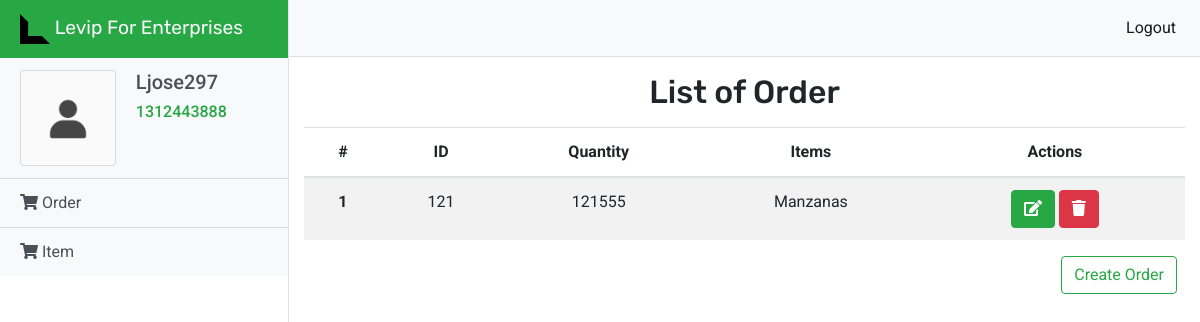
The app's page /levip/dashboard/pedido/ (signed in) with its own data.
### Levip/models.py (models this page shows)
class Cliente(models.Model):
    CLIE_CEDULA = models.CharField(max_length = 10, primary_key=True, default=None)
    CLIE_USERNAME = models.CharField(max_length= 50, default=None)
    CLIE_NOMBRE = models.CharField(max_length=50, default=None)
    CLIE_APELLIDO = models.CharField(max_length=50, default=None)
    CLIE_EMAIL = models.CharField(max_length=50, default=None)
    CLIE_PASSWORD = models.TextField(default=None)

class Pedido(models.Model):
    PED_ID = models.CharField(max_length = 5, primary_key=True)
    PED_CANTIDAD = models.IntegerField()
    CLIE_CEDULA = models.ForeignKey(Cliente, on_delete=models.CASCADE)
    IT_ID = models.ForeignKey(Item,on_delete=models.CASCADE,  default=None)

class Item(models.Model):
    IT_ID = models.CharField(max_length = 5, primary_key=True)
    IT_NOMBRE =  models.CharField(max_length=50, default=None)
    IT_DESCRIPCION =  models.TextField(default=None)
    IT_PRECIO = models.DecimalField(max_digits=10, decimal_places=2, default=None)

### Levip/views.py (the view)
def pedidoPage(request):
    try:
        request.session['user']
        print(Pedido.objects.filter(CLIE_CEDULA__CLIE_CEDULA = request.session['user']))
        return render(request, 'order.html', {'user': Cliente.objects.get(pk=request.session['user']), 'orders': Pedido.objects.filter(CLIE_CEDULA__CLIE_CEDULA = request.session['user']), 'items': Item.objects.all()})
    except:
        return redirect('/levip/signin')

### Levip/templates/order.html (shortened to what this page needs)
{% extends 'index.html' %}
{% block content %}
{% load static %}
{% load fontawesome_5 %}
{% fontawesome_5_static %}
<div class="d-flex" id="wrapper">
    <div class=" border-right" id="sidebar-wrapper">
      <div class=" marca sidebar-heading text-light bg-success">
          <img src="{% static "img/levip_icon.svg" %}" width="30" height="30" class="d-inline-block align-top" alt="" loading="lazy">
         Levip For Enterprises</div>
      <div class="list-group list-group-flush">
        <div class="list-group-item list-group-item-action bg-light">
            <div class="row justify-content-md-center">
                <div class="col-md-5">
                    <div class="card" style="width: 6rem; height: 6rem; background: #fafafa;">
                        <div class="card-body">
                            <img src="{% static "/img/user.png" %}" width="100"  class="card-img-top" alt="User">
                        </div>
                      </div>
                </div>
                <div class="col-md-7">
                    <h5 class="text-capitalize">{{user.CLIE_USERNAME}} </h5>
                      <h6 class="text-capitalize text-success">{{user.CLIE_CEDULA}}</h6>
                </div>
            </div>
        </div>
        <a href="/levip/dashboard/pedido" class="list-group-item list-group-item-action bg-light"><i class="fas fa-shopping-cart"></i> Order</a>
        <a href="/levip/dashboard/item" class="list-group-item list-group-item-action bg-light"><i class="fas fa-shopping-cart"></i> Item</a>
      </div>
    </div>
    <div id="page-content-wrapper">
      <nav class="navbar navbar-expand-lg navbar-light bg-light border-bottom">
        <div class="collapse navbar-collapse" id="navbarSupportedContent">
          <ul class="navbar-nav ml-auto mt-2 mt-lg-0">
            <li class="nav-item active">
              <a class="nav-link" href="/levip/logout">Logout <span class="sr-only">(current)</span></a>
            </li>
          </ul>
        </div>
      </nav>
      <div class="container-fluid">
        <div class="row justify-content-md-center">
           {% if orders %}
          <div class="col-md text-center">
          <h2 class="marca m-3">List of Order</h2>
            <table class="table table-striped">
              <thead>
                <tr>
                  <th scope="col">#</th>
                  <th scope="col">ID</th>
                  <th scope="col">Quantity</th>
                  <th scope="col">Items</th>
                  <th scope="col">Actions</th>
                </tr>
              </thead>
              <tbody>
                {% for order in orders %}
                <tr>
                  <th scope="row">1</th>
                  <td>{{order.PED_ID}}</td>
                  <td>{{order.PED_CANTIDAD}}</td>
                  {% for item in items %}
                  {% if item.IT_ID == order.IT_ID.IT_ID %}
                  <td>{{item.IT_NOMBRE}}</td>
                  {% endif %}
                  {% endfor %}
                  <td>
                    <a class="btn btn-success text-capitalize" href="/levip/dashboard/editOrderView/{{order.PED_ID}}" role="button"><i class="fas fa-edit"></i></a>
                    <a class="btn btn-danger text-capitalize" href="/levip/dashboard/deleteOrder/{{order.PED_ID}}" role="button"><i class="fas fa-trash"></i></a>
                  </td>
                </tr>
                {% endfor %}
              </tbody>
            </table>
            <div class="text-right m-2">
              <a class="btn btn-outline-success text-capitalize" href="/levip/dashboard/createOrdenView" role="button">Create Order</a>
            </div>
          </div>
          {% endif %}
        </div>
      </div>
    </div>
  </div>
{% endblock %}

### Levip/static/css/main.css (style rules this page uses)
body { font-family: 'Roboto', sans-serif; }
.marca { font-family: 'Rubik', sans-serif; }
#wrapper { overflow-x: hidden; }
#sidebar-wrapper { min-height: 100vh; margin-left: -15rem; -webkit-transition: margin .25s ease-out; -moz-transition: margin .25s ease-out; -o-transition: margin .25s ease-out; transition: margin .25s ease-out; }
#sidebar-wrapper .sidebar-heading { padding: 0.875rem 1.25rem; font-size: 1.2rem; }
#sidebar-wrapper .list-group { width: 18rem; }
#page-content-wrapper { min-width: 100vw; }
@media (min-width: 768px) { #sidebar-wrapper { margin-left: 0; } }
@media (min-width: 768px) { #page-content-wrapper { min-width: 0; width: 100%; } }

### records on screen
Cliente: CLIE_USERNAME "Ljose297", CLIE_CEDULA "1312443888"
Pedido: PED_ID "121", PED_CANTIDAD "121555"
Item: IT_NOMBRE "Manzanas"
